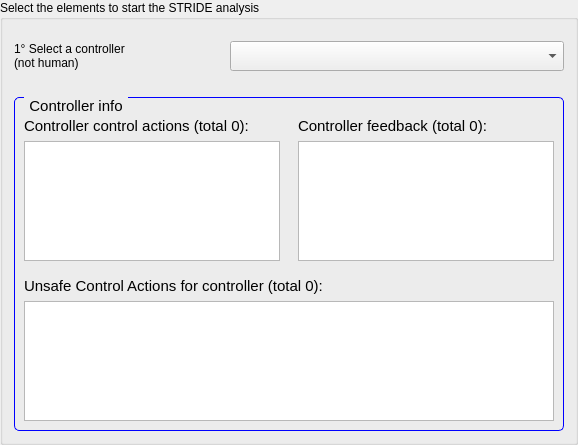
                 <widget class="QGroupBox" name="groupBox_11">
                  <property name="title">
                   <string>Select the elements to start the STRIDE analysis</string>
                  </property>
                  <layout class="QGridLayout" name="gridLayout_46">
                   <item row="0" column="0">
                    <layout class="QHBoxLayout" name="horizontalLayout_81">
                     <property name="topMargin">
                      <number>10</number>
                     </property>
                     <item>
                      <widget class="QLabel" name="label_77">
                       <property name="minimumSize">
                        <size>
                         <width>210</width>
                         <height>0</height>
                        </size>
                       </property>
                       <property name="maximumSize">
                        <size>
                         <width>100</width>
                         <height>16777215</height>
                        </size>
                       </property>
                       <property name="text">
                        <string>1° Select a controller
(not human)</string>
                       </property>
                      </widget>
                     </item>
                     <item>
                      <widget class="QComboBox" name="combobox_stride_controller">
                       <property name="minimumSize">
                        <size>
                         <width>0</width>
                         <height>30</height>
                        </size>
                       </property>
                       <property name="focusPolicy">
                        <enum>Qt::TabFocus</enum>
                       </property>
                       <property name="contextMenuPolicy">
                        <enum>Qt::DefaultContextMenu</enum>
                       </property>
                       <property name="toolTip">
                        <string>This list contains all controllers that are NOT HUMAN</string>
                       </property>
                      </widget>
                     </item>
                    </layout>
                   </item>
                   <item row="1" column="0">
                    <layout class="QHBoxLayout" name="horizontalLayout_70">
                     <property name="topMargin">
                      <number>20</number>
                     </property>
                     <item>
                      <widget class="QGroupBox" name="groupBox_25">
                       <property name="styleSheet">
                        <string notr="true">QGroupBox {
    border: 1px solid blue;
    border-radius: 5px;
    margin-top: 0.5em;
    font-size: 15px;
}

QGroupBox::title {
    subcontrol-origin: margin;
    left: 10px;
    padding: 0 3px 0 3px;
}</string>
                       </property>
                       <property name="title">
                        <string>Controller info</string>
                       </property>
                       <layout class="QGridLayout" name="gridLayout_26">
                        <item row="0" column="0">
                         <layout class="QHBoxLayout" name="horizontalLayout_41">
                          <property name="topMargin">
                           <number>10</number>
                          </property>
                          <item>
                           <layout class="QVBoxLayout" name="verticalLayout_40">
                            <property name="rightMargin">
                             <number>6</number>
                            </property>
                            <item>
                             <widget class="QLabel" name="lbl_stride_act">
                              <property name="font">
                               <font>
                                <pointsize>11</pointsize>
                               </font>
                              </property>
                              <property name="text">
                               <string>Controller control actions (total 0):</string>
                              </property>
                             </widget>
                            </item>
                            <item>
                             <widget class="QListWidget" name="listwidget_stride_act">
                              <property name="minimumSize">
                               <size>
                                <width>0</width>
                                <height>120</height>
                               </size>
                              </property>
                              <property name="maximumSize">
                               <size>
                                <width>16777215</width>
                                <height>120</height>
                               </size>
                              </property>
                              <property name="font">
                               <font>
                                <pointsize>11</pointsize>
                               </font>
                              </property>
                              <property name="autoFillBackground">
                               <bool>false</bool>
                              </property>
                              <property name="alternatingRowColors">
                               <bool>true</bool>
                              </property>
                              <property name="wordWrap">
                               <bool>true</bool>
                              </property>
                             </widget>
                            </item>
                           </layout>
                          </item>
                          <item>
                           <layout class="QVBoxLayout" name="verticalLayout_41">
                            <property name="leftMargin">
                             <number>6</number>
                            </property>
                            <item>
                             <widget class="QLabel" name="lbl_stride_var">
                              <property name="font">
                               <font>
                                <pointsize>11</pointsize>
                               </font>
                              </property>
                              <property name="text">
                               <string>Controller feedback (total 0):</string>
                              </property>
                             </widget>
                            </item>
                            <item>
                             <widget class="QListWidget" name="listwidget_stride_var">
                              <property name="minimumSize">
                               <size>
                                <width>0</width>
                                <height>120</height>
                               </size>
                              </property>
                              <property name="maximumSize">
                               <size>
                                <width>16777215</width>
                                <height>120</height>
                               </size>
                              </property>
                              <property name="font">
                               <font>
                                <pointsize>11</pointsize>
                               </font>
                              </property>
                              <property name="alternatingRowColors">
                               <bool>true</bool>
                              </property>
                              <property name="wordWrap">
                               <bool>true</bool>
                              </property>
                             </widget>
                            </item>
                           </layout>
                          </item>
                         </layout>
                        </item>
                        <item row="1" column="0">
                         <layout class="QVBoxLayout" name="verticalLayout_16">
                          <property name="topMargin">
                           <number>10</number>
                          </property>
                          <item>
                           <widget class="QLabel" name="lbl_stride_uca">
                            <property name="font">
                             <font>
                              <pointsize>11</pointsize>
                             </font>
                            </property>
                            <property name="text">
                             <string>Unsafe Control Actions for controller (total 0):</string>
                            </property>
                           </widget>
                          </item>
                          <item>
                           <widget class="QListWidget" name="listwidget_stride_uca">
                            <property name="minimumSize">
                             <size>
                              <width>0</width>
                              <height>120</height>
                             </size>
                            </property>
                            <property name="maximumSize">
                             <size>
                              <width>16777215</width>
                              <height>120</height>
                             </size>
                            </property>
                            <property name="font">
                             <font>
                              <pointsize>11</pointsize>
                             </font>
                            </property>
                            <property name="autoFillBackground">
                             <bool>false</bool>
                            </property>
                            <property name="alternatingRowColors">
                             <bool>true</bool>
                            </property>
                            <property name="wordWrap">
                             <bool>true</bool>
                            </property>
                           </widget>
                          </item>
                         </layout>
                        </item>
                       </layout>
                      </widget>
                     </item>
                    </layout>
                   </item>
                  </layout>
                 </widget>
